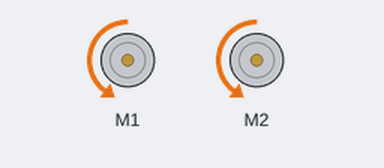
A sketch run on a simulated Arduino Uno, built with avr-gcc and run on an emulated ATmega328P. On the bench: 2 × DC motor (green arrow = forward, orange = backward, longer = faster).

Above: at 0.05 s.
Timing chart, 0 to 3.0 s (numbered marks = the images above):
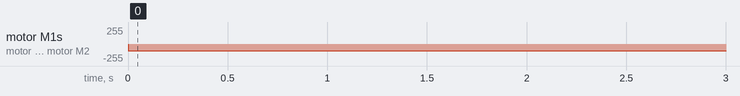

Measured:
- by itself, motor M1, motor M2: stopped → backward 100/255 at 0.00 s

The sketch:

PruebaMotor.ino
```cpp
#include <Makeblock.h>
#include <SoftwareSerial.h>
#include <Wire.h>

MeDCMotor dcMotor1(M1);
MeDCMotor dcMotor2(M2);

void setup()
{
}

void loop()
{
  dcMotor1.run(-100);
  dcMotor2.run(-100);
  delay(100);
  dcMotor1.run(100);
  dcMotor2.run(100);
}
```
